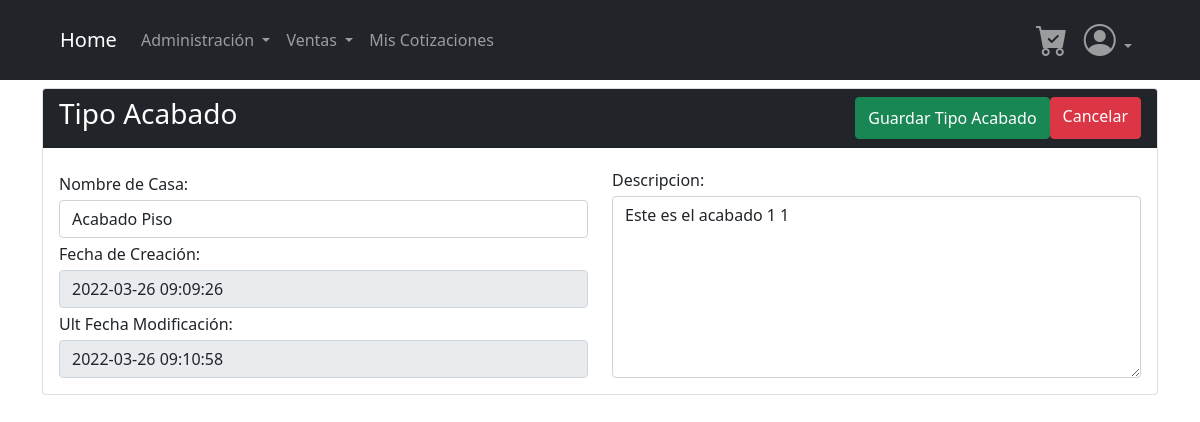
Page /views/TiposAcabado/ShowTipoAcabado.php?id=1&action=edit on the committed database.
### tables this page shows
CREATE TABLE `neg_tipo_acabado` (
  `id` int(11) NOT NULL AUTO_INCREMENT,
  `nombre` varchar(100) DEFAULT NULL,
  `descripcion` varchar(200) DEFAULT NULL,
  `estado` varchar(2) DEFAULT NULL,
  `fecha_creacion` datetime DEFAULT NULL,
  `fecha_modificacion` datetime DEFAULT NULL,
  PRIMARY KEY (`id`),
  CONSTRAINT `CONSTRAINT_1` CHECK (`estado` = 'A' or `estado` = 'I')
);

### Database/dbConnection.php (called while the page is built, shortened)
<?php
    class DBConnection{
        private $connection;
        public function __construct(){
            $this->host = "localhost";
            $this->bd = "neg_casa_soniada";
            $this->user = "root";
            $this->password = "Aa987123654";
            $dsn = "mysql:host={$this->host};dbname={$this->bd};charset=UTF8";
            $this->connection = new PDO($dsn,$this->user,$this->password);
        }
        public function consultaRetorno($query){
            $db_exec = $this->connection->prepare($query);
            $result = $db_exec->execute();
            $result = $db_exec->fetchAll();
            return $result;
        }
    }
?>

### Controllers/TipoAcabadoController.php (called while the page is built, shortened)
<?php
    require_once($_SERVER['DOCUMENT_ROOT'] .'/casa_soniada/Models/TipoAcabado.php');
    class TipoAcabadoController{
        function __construct()
        {
            $this->modelObject = new TipoAcabado();
        }
        function edit($request){
            $idObject = $request['id'];
            $result = $this->modelObject->findById($idObject);
            return $result;
        }
    }
?>

### Models/TipoAcabado.php (called while the page is built, shortened)
<?php
require_once($_SERVER['DOCUMENT_ROOT'] .'/casa_soniada/Database/dbConnection.php');
    class TipoAcabado{
        private $table_name;
        public function get($attr){
            return $this->$attr;
        }
        public function __construct(){
            $this->table_name = "neg_tipo_acabado";
        }
        public function findById($id){
            $query = "select * from {$this->table_name} where id like '{$id}';";
            $result = $this->get("bd_connection")->consultaRetorno($query);
            $objectReturn = $result[0];
            return $objectReturn;
        }
}

### views/TiposAcabado/ShowTipoAcabado.php (the view, shortened to what this page needs)
<?php
require_once("../../Controllers/TipoAcabadoController.php");
$object = new TipoAcabadoController();
if (isset($_GET['action']) && $_GET['action'] == "edit") {
    $varObject = $object->edit($_REQUEST);
    $formAction = 'action="?action=update&id=' . $varObject['id'] . '"';
} else {
    $formAction = 'action="?action=create"';
}
include("../Templates/header.php");
?>
<main class="container">
    <form <?php echo $formAction ?> enctype="multipart/form-data" method="post">
        <div class="card mt-2">
            <div class="card-header d-flex justify-content-between bg-dark">
                <h3 class="text-white">Tipo Acabado</h3>
                <div class="d-flex justify-content-between">
                    <input class="btn btn-success" type="submit" value="Guardar Tipo Acabado" name="guardar_TipoAcabado">
                    <a class="btn btn-danger" href="ListTipoAcabado.php?action=list">Cancelar</a>
                </div>
            </div>
            <div class="card-body">
                <div class="row">
                    <div class="col-md-6 mt-1">
                        <div class="form-group col mt-1">
                            <label for="nombre">Nombre de Casa:</label>
                            <input type="text" class="form-control mt-1" id="nombre" name="nombre" <?php echo (isset($varObject)) ? 'value="' . $varObject['nombre'] . '"' : ''; ?> required>
                        </div>
                        <div class="form-group col mt-1">
                            <label for="fecha_creacion">Fecha de Creación:</label>
                            <input type="datetime" class="form-control mt-1" id="fecha_creacion" name="fecha_creacion" <?php echo (isset($varObject)) ? 'value="' . $varObject['fecha_creacion'] . '"' : ''; ?> required disabled>
                        </div>
                        <div class="form-group col mt-1">
                            <label for="fecha_modificacion">Ult Fecha Modificación:</label>
                            <input type="datetime" class="form-control mt-1" id="fecha_modificacion" name="fecha_modificacion" <?php echo (isset($varObject)) ? 'value="' . $varObject['fecha_modificacion'] . '"' : ''; ?> required disabled>
                        </div>
                    </div>
                    <div class="form-group col-md-6 mt-1">
                        <label for="descripcion">Descripcion:</label>
                        <textarea class="form-control mt-1" id="descripcion" name="descripcion" rows="7" required><?php echo (isset($varObject)) ? $varObject['descripcion'] : ''; ?></textarea>
                    </div>
                </div>
            </div>
        </div>
    </form>
</main>
<?php
include("../Templates/footer.php")
?>

### rows in the picture
neg_tipo_acabado: nombre "Acabado Piso", fecha_creacion "2022-03-26 09:09:26", fecha_modificacion "2022-03-26 09:10:58", descripcion "Este es el acabado 1 1"
